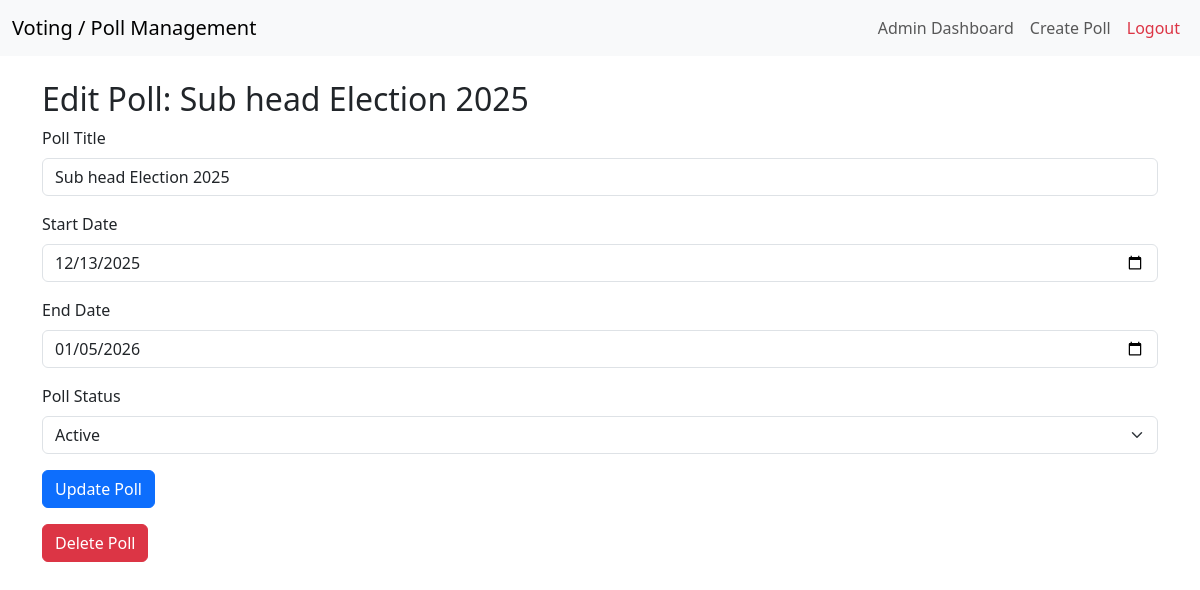
Screenshot of /edit_poll/1 (signed in) with the database file from the repository.
### app/models.py (models this page shows, shortened)
class Poll(db.Model):
    id = db.Column(db.Integer, primary_key=True)
    user_id = db.Column(db.Integer, db.ForeignKey('user.id'), nullable=False)
    title = db.Column(db.String(100), nullable=False)
    start_date = db.Column(db.DateTime, nullable=False)
    end_date = db.Column(db.DateTime, nullable=False)
    status = db.Column(db.String(10), nullable=False)
    user = db.relationship('User', backref=db.backref('polls', lazy=True))
    options = db.relationship('Option', cascade='all, delete-orphan', backref='poll', lazy=True)
    votes = db.relationship('Vote', cascade='all, delete-orphan', backref='poll', lazy=True)

### app/routes.py (the view, shortened to what this page needs)
@bp.route('/edit_poll/<int:poll_id>', methods=['GET', 'POST'])
@login_required
@admin_required
def edit_poll(poll_id):
    poll = Poll.query.get_or_404(poll_id)
    if poll.user_id != current_user.id:
        abort(403)
    return render_template('edit_poll.html', poll=poll)

### app/routes.py (called while the page is built)
def admin_required(func):
    @wraps(func)
    def wrapper(*args, **kwargs):
        if not current_user.is_authenticated:
            abort(401)   # Unauthorized
        if not current_user.is_admin:
            abort(403)   # Forbidden
        return func(*args, **kwargs)
    return wrapper

### app/templates/edit_poll.html (shortened to what this page needs)
{% extends "base.html" %}
{% block content %}
<h2>Edit Poll: {{ poll.title }}</h2>
<form action="{{ url_for('routes.edit_poll', poll_id=poll.id) }}" method="POST"  autocomplete="off">
    <div class="mb-3">
        <label for="title" class="form-label">Poll Title</label>
        <input type="text" class="form-control" id="title" name="title"value="{{ poll.title }}" required maxlength="100">
    </div>
    <div class="mb-3">
        <label for="start_date" class="form-label">Start Date</label>
        <input type="date" class="form-control" id="start_date" name="start_date" value="{{ poll.start_date.strftime('%Y-%m-%d') }}" required>
    </div>
    <div class="mb-3">
        <label for="end_date" class="form-label">End Date</label>
        <input type="date" class="form-control" id="end_date" name="end_date" value="{{ poll.end_date.strftime('%Y-%m-%d') }}" required>
    </div>
    <div class="mb-3">
        <label for="status" class="form-label">Poll Status</label>
        <select class="form-select" id="status" name="status" required>
            <option value="active" {% if poll.status == 'active' %}selected{% endif %}>Active</option>
        </select>
    </div>
    <button type="submit" class="btn btn-primary">Update Poll</button>
</form>
<a href="{{ url_for('routes.delete_poll', poll_id=poll.id) }}" class="btn btn-danger mt-3" onclick="return confirm('Are you sure you want to delete this poll?');">Delete Poll</a>
{% endblock %}

### rows the page displays
Poll: title "Sub head Election 2025", start_date "12/13/2025", end_date "01/05/2026", status "Active"
